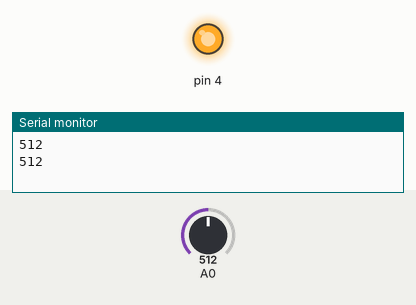
A sketch run on a simulated Arduino Uno, built with avr-gcc and run on an emulated ATmega328P. On the bench: output pins drawn as LEDs (lit = HIGH), the last lines printed to the serial monitor. The test bench sets the inputs (shaded band); at power-on: A0 = 512.

Above: at 1.8 s.
1.9 s: A0 set to 168
3.4 s: A0 set to 134
At 4.8 s:
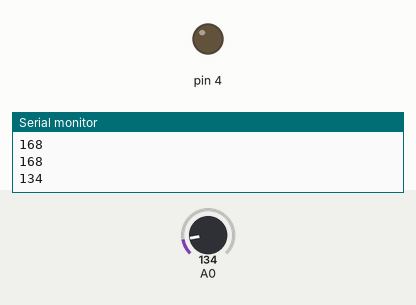
5.5 s: A0 set to 306
At 6.4 s:
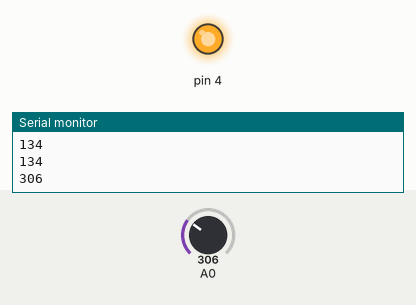
7.5 s: A0 set to 122
At 9.1 s:
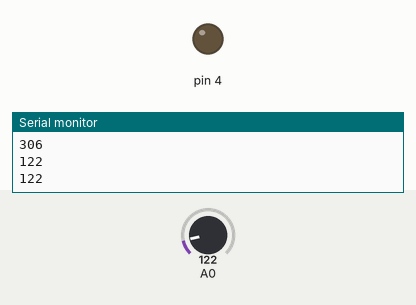
Timing chart, 0 to 10.5 s (numbered marks = the images above; inputs shaded):
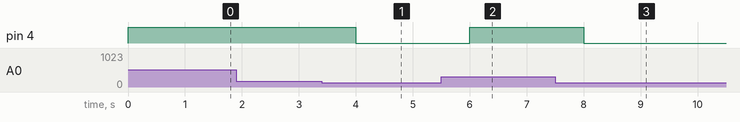

Measured:
- the behaviour switches between 152 and 151 on A0 (found by bisection; images 0 and 1)
- after the input at 3.4 s, pin 4: HIGH → LOW after 0.60 s
- after the input at 5.5 s, pin 4: LOW → HIGH after 0.50 s
- after the input at 7.5 s, pin 4: HIGH → LOW after 0.50 s

The sketch:

6musiclight.ino
```cpp
void setup() {
  pinMode(4, OUTPUT);
  pinMode(A0, INPUT);
  Serial.begin(9600);
}

void loop() {
  int analogValue = analogRead(A0);
  //float voltage = analogValue * (5.0 / 1023.0);
  Serial.println(analogValue);
  int brightness=analogValue/4+90;
  analogWrite(4, brightness);
  delay(1000);
}
```
